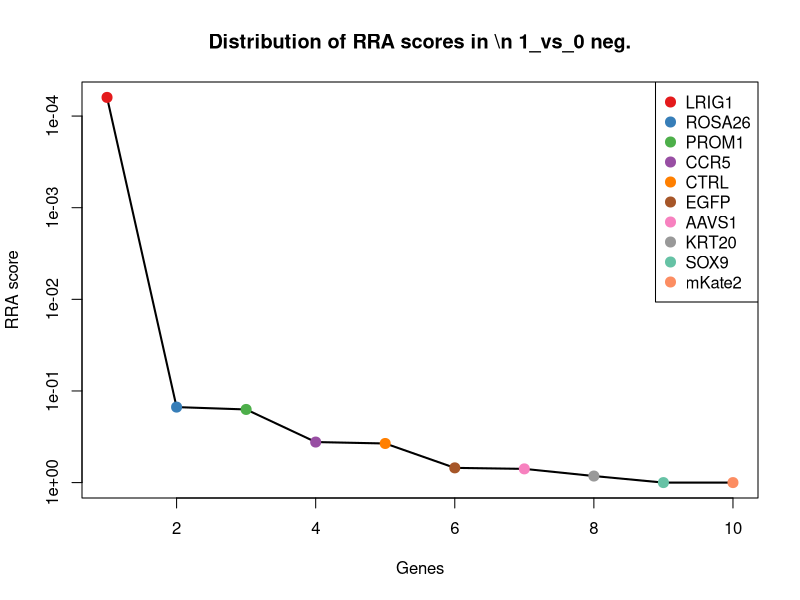
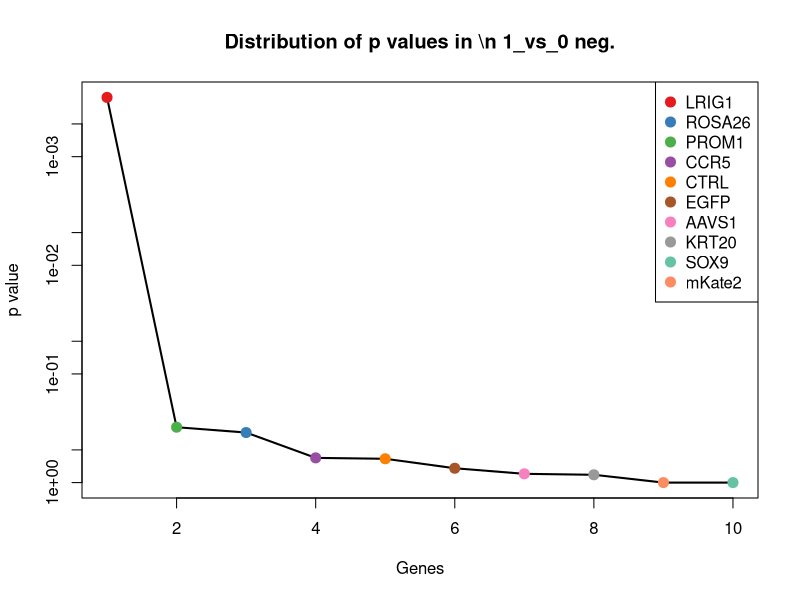
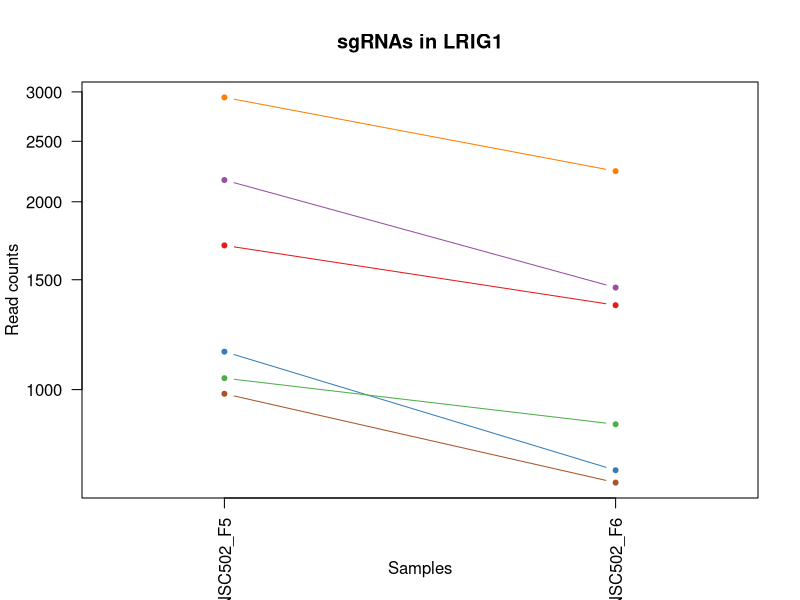
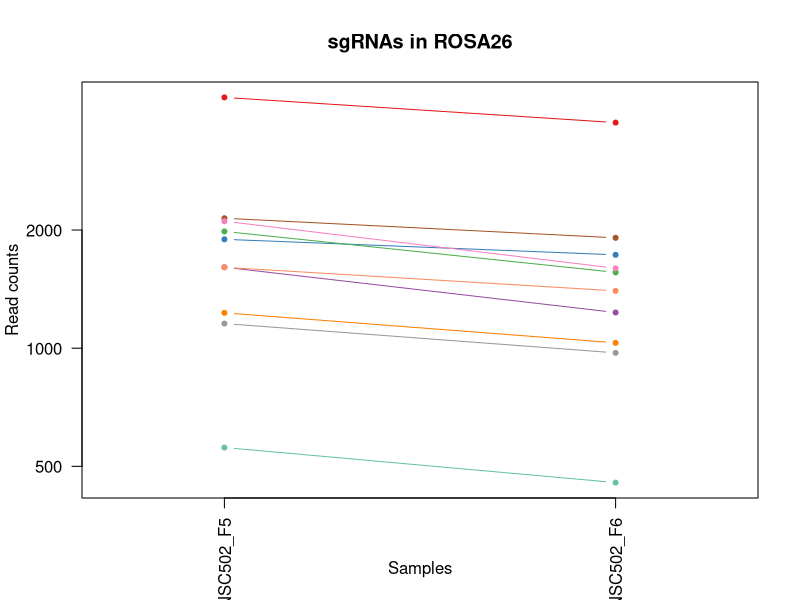
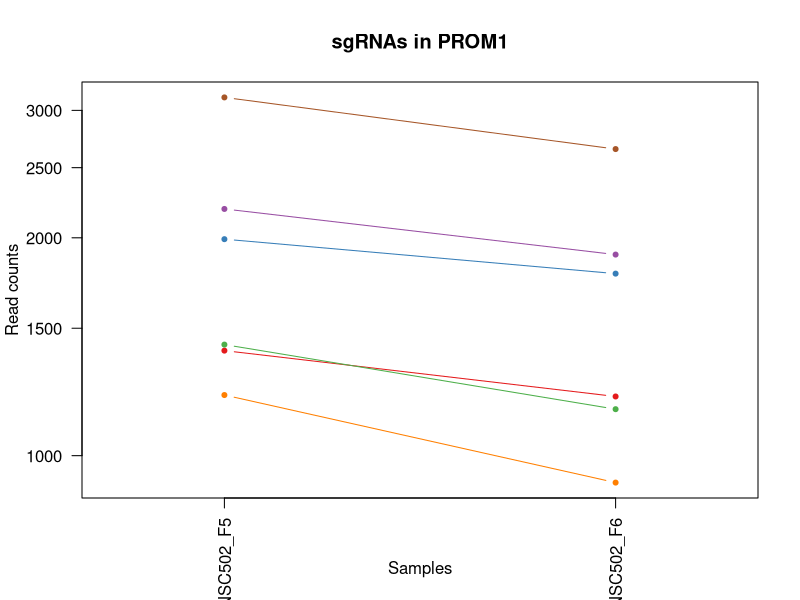
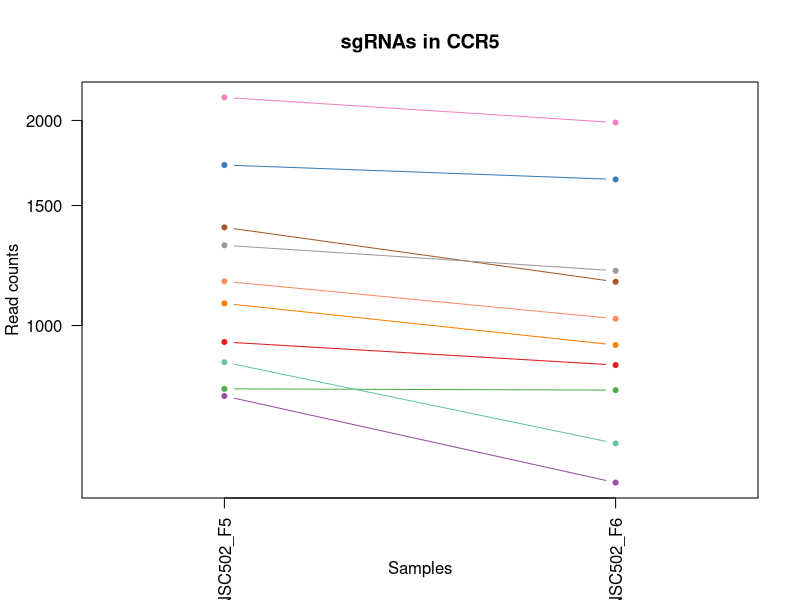
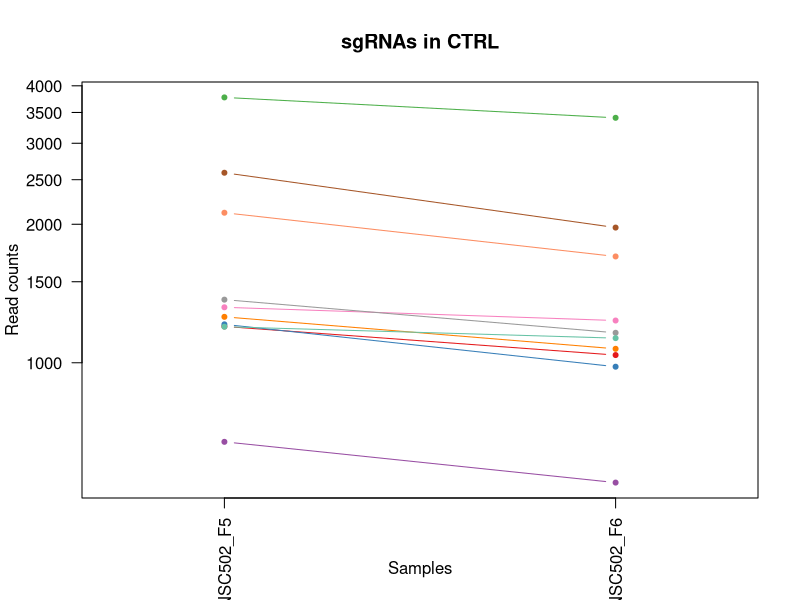
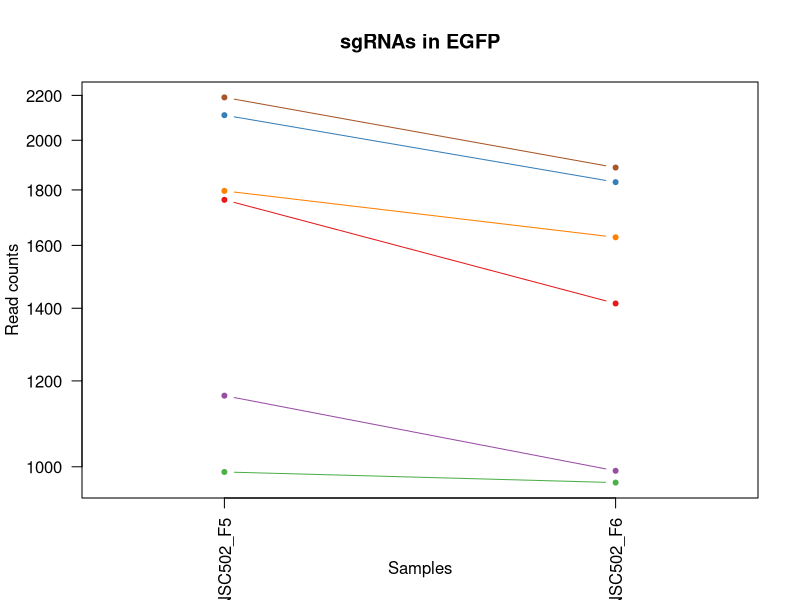

Write R code to recreate these figures, in order. (Note: this script raises an error after producing the figures.)
pdf(file='S2A_c0_t1.pdf',width=4.5,height=4.5);
gstable=read.table('S2A_c0_t1.gene_summary.txt',header=T)
# 
#
# parameters
# Do not modify the variables beginning with "__"

# gstablename='__GENE_SUMMARY_FILE__'
startindex=3
# outputfile='__OUTPUT_FILE__'
targetgenelist=c("LRIG1","ROSA26","PROM1","CCR5","CTRL","EGFP","AAVS1","KRT20","SOX9","mKate2")
# samplelabel=sub('.\\w+.\\w+$','',colnames(gstable)[startindex]);
samplelabel='1_vs_0 neg.'


# You need to write some codes in front of this code:
# gstable=read.table(gstablename,header=T)
# pdf(file=outputfile,width=6,height=6)


# set up color using RColorBrewer
#library(RColorBrewer)
#colors <- brewer.pal(length(targetgenelist), "Set1")

colors=c( "#E41A1C", "#377EB8", "#4DAF4A", "#984EA3", "#FF7F00",  "#A65628", "#F781BF",
          "#999999", "#66C2A5", "#FC8D62", "#8DA0CB", "#E78AC3", "#A6D854", "#FFD92F", "#E5C494", "#B3B3B3", 
          "#8DD3C7", "#FFFFB3", "#BEBADA", "#FB8072", "#80B1D3", "#FDB462", "#B3DE69", "#FCCDE5",
          "#D9D9D9", "#BC80BD", "#CCEBC5", "#FFED6F")

######
# function definition

plotrankedvalues<-function(val, tglist, ...){
  
  plot(val,log='y',ylim=c(max(val),min(val)),type='l',lwd=2, ...)
  if(length(tglist)>0){
    for(i in 1:length(tglist)){
      targetgene=tglist[i];
      tx=which(names(val)==targetgene);ty=val[targetgene];
      points(tx,ty,col=colors[(i %% length(colors)) ],cex=2,pch=20)
      # text(tx+50,ty,targetgene,col=colors[i])
    }
    legend('topright',tglist,pch=20,pt.cex = 2,cex=1,col=colors)
  }
}



plotrandvalues<-function(val,targetgenelist, ...){
  # choose the one with the best distance distribution
  
  mindiffvalue=0;
  randval=val;
  for(i in 1:20){
    randval0=sample(val)
    vindex=sort(which(names(randval0) %in% targetgenelist))
    if(max(vindex)>0.9*length(val)){
      # print('pass...')
      next;
    }
    mindiffind=min(diff(vindex));
    if (mindiffind > mindiffvalue){
      mindiffvalue=mindiffind;
      randval=randval0;
      # print(paste('Diff: ',mindiffvalue))
    }
  }
  plot(randval,log='y',ylim=c(max(randval),min(randval)),pch=20,col='grey', ...)
  
  if(length(targetgenelist)>0){
    for(i in 1:length(targetgenelist)){
      targetgene=targetgenelist[i];
      tx=which(names(randval)==targetgene);ty=randval[targetgene];
      points(tx,ty,col=colors[(i %% length(colors)) ],cex=2,pch=20)
      text(tx+50,ty,targetgene,col=colors[i])
    }
  }
  
}




# set.seed(1235)



pvec=gstable[,startindex]
names(pvec)=gstable[,'id']
pvec=sort(pvec);

plotrankedvalues(pvec,targetgenelist,xlab='Genes',ylab='RRA score',main=paste('Distribution of RRA scores in \\n',samplelabel))

# plotrandvalues(pvec,targetgenelist,xlab='Genes',ylab='RRA score',main=paste('Distribution of RRA scores in \\n',samplelabel))


pvec=gstable[,startindex+1]
names(pvec)=gstable[,'id']
pvec=sort(pvec);

plotrankedvalues(pvec,targetgenelist,xlab='Genes',ylab='p value',main=paste('Distribution of p values in \\n',samplelabel))

# plotrandvalues(pvec,targetgenelist,xlab='Genes',ylab='p value',main=paste('Distribution of p values in \\n',samplelabel))



# you need to write after this code:
# dev.off()






# parameters
# Do not modify the variables beginning with "__"
targetmat=list(c(1701.538560332467,1364.3423621468799),c(1149.2774097332444,741.6236559738206),c(1042.034036451744,878.9159691458337),c(2165.9783658822716,1456.2791790031388),c(2938.637315115129,2238.355034393713),c(983.7679517554957,708.5264019055675))
targetgene="LRIG1"
collabel=c("S13_MNSC502_F5","S14_MNSC502_F6")

# set up color using RColorBrewer
#library(RColorBrewer)
#colors <- brewer.pal(length(targetgenelist), "Set1")

colors=c( "#E41A1C", "#377EB8", "#4DAF4A", "#984EA3", "#FF7F00",  "#A65628", "#F781BF",
          "#999999", "#66C2A5", "#FC8D62", "#8DA0CB", "#E78AC3", "#A6D854", "#FFD92F", "#E5C494", "#B3B3B3", 
          "#8DD3C7", "#FFFFB3", "#BEBADA", "#FB8072", "#80B1D3", "#FDB462", "#B3DE69", "#FCCDE5",
          "#D9D9D9", "#BC80BD", "#CCEBC5", "#FFED6F")


## code

targetmatvec=unlist(targetmat)+1
yrange=range(targetmatvec[targetmatvec>0]);
# yrange[1]=1; # set the minimum value to 1
for(i in 1:length(targetmat)){
  vali=targetmat[[i]]+1;
  if(i==1){
    plot(1:length(vali),vali,type='b',las=1,pch=20,main=paste('sgRNAs in',targetgene),ylab='Read counts',xlab='Samples',xlim=c(0.7,length(vali)+0.3),ylim = yrange,col=colors[(i %% length(colors))],xaxt='n',log='y')
    axis(1,at=1:length(vali),labels=(collabel),las=2)
    # lines(0:100,rep(1,101),col='black');
  }else{
    lines(1:length(vali),vali,type='b',pch=20,col=colors[(i %% length(colors))])
  }
}




# parameters
# Do not modify the variables beginning with "__"
targetmat=list(c(4353.912068026898,3755.9254246343576),c(1893.2255346230227,1728.4121568976645),c(1982.7357516926213,1559.2484138821485),c(1606.9617272023247,1231.9533458738674),c(1229.498830691847,1030.9181730148482),c(2142.334157599736,1909.834142160682),c(2105.178973155752,1597.2489648494022),c(1154.3440257937878,972.0786102268426),c(557.3277666597658,453.5549631575432),c(1606.1172911922342,1398.6654404398832))
targetgene="ROSA26"
collabel=c("S13_MNSC502_F5","S14_MNSC502_F6")

# set up color using RColorBrewer
#library(RColorBrewer)
#colors <- brewer.pal(length(targetgenelist), "Set1")

colors=c( "#E41A1C", "#377EB8", "#4DAF4A", "#984EA3", "#FF7F00",  "#A65628", "#F781BF",
          "#999999", "#66C2A5", "#FC8D62", "#8DA0CB", "#E78AC3", "#A6D854", "#FFD92F", "#E5C494", "#B3B3B3", 
          "#8DD3C7", "#FFFFB3", "#BEBADA", "#FB8072", "#80B1D3", "#FDB462", "#B3DE69", "#FCCDE5",
          "#D9D9D9", "#BC80BD", "#CCEBC5", "#FFED6F")


## code

targetmatvec=unlist(targetmat)+1
yrange=range(targetmatvec[targetmatvec>0]);
# yrange[1]=1; # set the minimum value to 1
for(i in 1:length(targetmat)){
  vali=targetmat[[i]]+1;
  if(i==1){
    plot(1:length(vali),vali,type='b',las=1,pch=20,main=paste('sgRNAs in',targetgene),ylab='Read counts',xlab='Samples',xlim=c(0.7,length(vali)+0.3),ylim = yrange,col=colors[(i %% length(colors))],xaxt='n',log='y')
    axis(1,at=1:length(vali),labels=(collabel),las=2)
    # lines(0:100,rep(1,101),col='black');
  }else{
    lines(1:length(vali),vali,type='b',pch=20,col=colors[(i %% length(colors))])
  }
}




# parameters
# Do not modify the variables beginning with "__"
targetmat=list(c(1395.8527246796862,1206.2110371541148),c(1990.3356757834363,1783.5742470114199),c(1422.874677002584,1158.4038923888604),c(2191.311446184988,1895.1242514636806),c(1211.7656744799453,916.9165201130874),c(3125.2576733451415,2651.4577981345024))
targetgene="PROM1"
collabel=c("S13_MNSC502_F5","S14_MNSC502_F6")

# set up color using RColorBrewer
#library(RColorBrewer)
#colors <- brewer.pal(length(targetgenelist), "Set1")

colors=c( "#E41A1C", "#377EB8", "#4DAF4A", "#984EA3", "#FF7F00",  "#A65628", "#F781BF",
          "#999999", "#66C2A5", "#FC8D62", "#8DA0CB", "#E78AC3", "#A6D854", "#FFD92F", "#E5C494", "#B3B3B3", 
          "#8DD3C7", "#FFFFB3", "#BEBADA", "#FB8072", "#80B1D3", "#FDB462", "#B3DE69", "#FCCDE5",
          "#D9D9D9", "#BC80BD", "#CCEBC5", "#FFED6F")


## code

targetmatvec=unlist(targetmat)+1
yrange=range(targetmatvec[targetmatvec>0]);
# yrange[1]=1; # set the minimum value to 1
for(i in 1:length(targetmat)){
  vali=targetmat[[i]]+1;
  if(i==1){
    plot(1:length(vali),vali,type='b',las=1,pch=20,main=paste('sgRNAs in',targetgene),ylab='Read counts',xlab='Samples',xlim=c(0.7,length(vali)+0.3),ylim = yrange,col=colors[(i %% length(colors))],xaxt='n',log='y')
    axis(1,at=1:length(vali),labels=(collabel),las=2)
    # lines(0:100,rep(1,101),col='black');
  }else{
    lines(1:length(vali),vali,type='b',pch=20,col=colors[(i %% length(colors))])
  }
}




# parameters
# Do not modify the variables beginning with "__"
targetmat=list(c(944.9238952913302,874.0126722468333),c(1719.2717165443685,1637.701164266156),c(806.4363896364792,802.9148672113265),c(787.0143614043966,587.1698036553059),c(1076.6559128654567,935.303883484339),c(1392.474980639324,1158.4038923888604),c(2160.9117498217283,1984.609419870439),c(1310.5646876605401,1202.5335644798645),c(882.4356305446291,670.5258509383139),c(1160.2550778644215,1022.3374034415974))
targetgene="CCR5"
collabel=c("S13_MNSC502_F5","S14_MNSC502_F6")

# set up color using RColorBrewer
#library(RColorBrewer)
#colors <- brewer.pal(length(targetgenelist), "Set1")

colors=c( "#E41A1C", "#377EB8", "#4DAF4A", "#984EA3", "#FF7F00",  "#A65628", "#F781BF",
          "#999999", "#66C2A5", "#FC8D62", "#8DA0CB", "#E78AC3", "#A6D854", "#FFD92F", "#E5C494", "#B3B3B3", 
          "#8DD3C7", "#FFFFB3", "#BEBADA", "#FB8072", "#80B1D3", "#FDB462", "#B3DE69", "#FCCDE5",
          "#D9D9D9", "#BC80BD", "#CCEBC5", "#FFED6F")


## code

targetmatvec=unlist(targetmat)+1
yrange=range(targetmatvec[targetmatvec>0]);
# yrange[1]=1; # set the minimum value to 1
for(i in 1:length(targetmat)){
  vali=targetmat[[i]]+1;
  if(i==1){
    plot(1:length(vali),vali,type='b',las=1,pch=20,main=paste('sgRNAs in',targetgene),ylab='Read counts',xlab='Samples',xlim=c(0.7,length(vali)+0.3),ylim = yrange,col=colors[(i %% length(colors))],xaxt='n',log='y')
    axis(1,at=1:length(vali),labels=(collabel),las=2)
    # lines(0:100,rep(1,101),col='black');
  }else{
    lines(1:length(vali),vali,type='b',pch=20,col=colors[(i %% length(colors))])
  }
}




# parameters
# Do not modify the variables beginning with "__"
targetmat=list(c(1198.2546983184964,1038.2731183633489),c(1210.9212384698549,979.4335555753433),c(3772.9400930845964,3406.5655205805747),c(672.1710640320812,547.9434284633022),c(1257.3652190248354,1071.3703724316022),c(2587.351934917458,1966.2220564991874),c(1319.0090477614458,1234.4049943233676),c(1370.5196443769696,1160.8555408383606),c(1196.5658262983154,1130.2099352196076),c(2117.84551330711,1701.444023953162))
targetgene="CTRL"
collabel=c("S13_MNSC502_F5","S14_MNSC502_F6")

# set up color using RColorBrewer
#library(RColorBrewer)
#colors <- brewer.pal(length(targetgenelist), "Set1")

colors=c( "#E41A1C", "#377EB8", "#4DAF4A", "#984EA3", "#FF7F00",  "#A65628", "#F781BF",
          "#999999", "#66C2A5", "#FC8D62", "#8DA0CB", "#E78AC3", "#A6D854", "#FFD92F", "#E5C494", "#B3B3B3", 
          "#8DD3C7", "#FFFFB3", "#BEBADA", "#FB8072", "#80B1D3", "#FDB462", "#B3DE69", "#FCCDE5",
          "#D9D9D9", "#BC80BD", "#CCEBC5", "#FFED6F")


## code

targetmatvec=unlist(targetmat)+1
yrange=range(targetmatvec[targetmatvec>0]);
# yrange[1]=1; # set the minimum value to 1
for(i in 1:length(targetmat)){
  vali=targetmat[[i]]+1;
  if(i==1){
    plot(1:length(vali),vali,type='b',las=1,pch=20,main=paste('sgRNAs in',targetgene),ylab='Read counts',xlab='Samples',xlim=c(0.7,length(vali)+0.3),ylim = yrange,col=colors[(i %% length(colors))],xaxt='n',log='y')
    axis(1,at=1:length(vali),labels=(collabel),las=2)
    # lines(0:100,rep(1,101),col='black');
  }else{
    lines(1:length(vali),vali,type='b',pch=20,col=colors[(i %% length(colors))])
  }
}




# parameters
# Do not modify the variables beginning with "__"
targetmat=list(c(1761.4935170488961,1413.3753311368846),c(2108.556717196114,1828.9297433271743),c(987.9901318059485,965.949489103092),c(1161.9439498846027,990.4659735980944),c(1795.2709574525184,1626.668746243405),c(2189.6225741648072,1886.5434818904298))
targetgene="EGFP"
collabel=c("S13_MNSC502_F5","S14_MNSC502_F6")

# set up color using RColorBrewer
#library(RColorBrewer)
#colors <- brewer.pal(length(targetgenelist), "Set1")

colors=c( "#E41A1C", "#377EB8", "#4DAF4A", "#984EA3", "#FF7F00",  "#A65628", "#F781BF",
          "#999999", "#66C2A5", "#FC8D62", "#8DA0CB", "#E78AC3", "#A6D854", "#FFD92F", "#E5C494", "#B3B3B3", 
          "#8DD3C7", "#FFFFB3", "#BEBADA", "#FB8072", "#80B1D3", "#FDB462", "#B3DE69", "#FCCDE5",
          "#D9D9D9", "#BC80BD", "#CCEBC5", "#FFED6F")


## code

targetmatvec=unlist(targetmat)+1
yrange=range(targetmatvec[targetmatvec>0]);
# yrange[1]=1; # set the minimum value to 1
for(i in 1:length(targetmat)){
  vali=targetmat[[i]]+1;
  if(i==1){
    plot(1:length(vali),vali,type='b',las=1,pch=20,main=paste('sgRNAs in',targetgene),ylab='Read counts',xlab='Samples',xlim=c(0.7,length(vali)+0.3),ylim = yrange,col=colors[(i %% length(colors))],xaxt='n',log='y')
    axis(1,at=1:length(vali),labels=(collabel),las=2)
    # lines(0:100,rep(1,101),col='black');
  }else{
    lines(1:length(vali),vali,type='b',pch=20,col=colors[(i %% length(colors))])
  }
}




# parameters
# Do not modify the variables beginning with "__"
targetmat=list(c(1868.7368903303966,1467.3115970258898),c(1359.5419762457923,1352.0841198993787),c(1126.4776374607993,1094.6610327018543),c(667.9488839816285,596.9763974533068),c(1277.6316832670086,1082.4027904543532),c(489.7728858525215,433.94177556154136),c(1059.7671926636456,867.8835511230827),c(2024.1131161870585,1684.2824848066605),c(499.9061179736081,490.32968990004673),c(695.8152723146167,674.2033236125642))
targetgene="AAVS1"
collabel=c("S13_MNSC502_F5","S14_MNSC502_F6")

# set up color using RColorBrewer
#library(RColorBrewer)
#colors <- brewer.pal(length(targetgenelist), "Set1")

colors=c( "#E41A1C", "#377EB8", "#4DAF4A", "#984EA3", "#FF7F00",  "#A65628", "#F781BF",
          "#999999", "#66C2A5", "#FC8D62", "#8DA0CB", "#E78AC3", "#A6D854", "#FFD92F", "#E5C494", "#B3B3B3", 
          "#8DD3C7", "#FFFFB3", "#BEBADA", "#FB8072", "#80B1D3", "#FDB462", "#B3DE69", "#FCCDE5",
          "#D9D9D9", "#BC80BD", "#CCEBC5", "#FFED6F")


## code

targetmatvec=unlist(targetmat)+1
yrange=range(targetmatvec[targetmatvec>0]);
# yrange[1]=1; # set the minimum value to 1
for(i in 1:length(targetmat)){
  vali=targetmat[[i]]+1;
  if(i==1){
    plot(1:length(vali),vali,type='b',las=1,pch=20,main=paste('sgRNAs in',targetgene),ylab='Read counts',xlab='Samples',xlim=c(0.7,length(vali)+0.3),ylim = yrange,col=colors[(i %% length(colors))],xaxt='n',log='y')
    axis(1,at=1:length(vali),labels=(collabel),las=2)
    # lines(0:100,rep(1,101),col='black');
  }else{
    lines(1:length(vali),vali,type='b',pch=20,col=colors[(i %% length(colors))])
  }
}




# parameters
# Do not modify the variables beginning with "__"
targetmat=list(c(1252.298602964292,1060.337954408851),c(1753.8935929580812,1608.2813828721532),c(1514.0737660923637,1268.7280726163708),c(718.6150445870617,647.2351906680617),c(2188.7781381547165,1847.317106698426),c(1113.811097309441,952.4654226308407))
targetgene="KRT20"
collabel=c("S13_MNSC502_F5","S14_MNSC502_F6")

# set up color using RColorBrewer
#library(RColorBrewer)
#colors <- brewer.pal(length(targetgenelist), "Set1")

colors=c( "#E41A1C", "#377EB8", "#4DAF4A", "#984EA3", "#FF7F00",  "#A65628", "#F781BF",
          "#999999", "#66C2A5", "#FC8D62", "#8DA0CB", "#E78AC3", "#A6D854", "#FFD92F", "#E5C494", "#B3B3B3", 
          "#8DD3C7", "#FFFFB3", "#BEBADA", "#FB8072", "#80B1D3", "#FDB462", "#B3DE69", "#FCCDE5",
          "#D9D9D9", "#BC80BD", "#CCEBC5", "#FFED6F")


## code

targetmatvec=unlist(targetmat)+1
yrange=range(targetmatvec[targetmatvec>0]);
# yrange[1]=1; # set the minimum value to 1
for(i in 1:length(targetmat)){
  vali=targetmat[[i]]+1;
  if(i==1){
    plot(1:length(vali),vali,type='b',las=1,pch=20,main=paste('sgRNAs in',targetgene),ylab='Read counts',xlab='Samples',xlim=c(0.7,length(vali)+0.3),ylim = yrange,col=colors[(i %% length(colors))],xaxt='n',log='y')
    axis(1,at=1:length(vali),labels=(collabel),las=2)
    # lines(0:100,rep(1,101),col='black');
  }else{
    lines(1:length(vali),vali,type='b',pch=20,col=colors[(i %% length(colors))])
  }
}




# parameters
# Do not modify the variables beginning with "__"
targetmat=list(c(1373.0529524072413,2497.0039458159877),c(1061.4560646838268,2009.1259043654413),c(651.0601637798173,1157.1780681641103),c(601.2384391844746,1113.048396073106),c(1177.1437980662326,2440.6160314774825),c(1546.1623344758048,2511.7138365129895))
targetgene="SOX9"
collabel=c("S13_MNSC502_F5","S14_MNSC502_F6")

# set up color using RColorBrewer
#library(RColorBrewer)
#colors <- brewer.pal(length(targetgenelist), "Set1")

colors=c( "#E41A1C", "#377EB8", "#4DAF4A", "#984EA3", "#FF7F00",  "#A65628", "#F781BF",
          "#999999", "#66C2A5", "#FC8D62", "#8DA0CB", "#E78AC3", "#A6D854", "#FFD92F", "#E5C494", "#B3B3B3", 
          "#8DD3C7", "#FFFFB3", "#BEBADA", "#FB8072", "#80B1D3", "#FDB462", "#B3DE69", "#FCCDE5",
          "#D9D9D9", "#BC80BD", "#CCEBC5", "#FFED6F")


## code

targetmatvec=unlist(targetmat)+1
yrange=range(targetmatvec[targetmatvec>0]);
# yrange[1]=1; # set the minimum value to 1
for(i in 1:length(targetmat)){
  vali=targetmat[[i]]+1;
  if(i==1){
    plot(1:length(vali),vali,type='b',las=1,pch=20,main=paste('sgRNAs in',targetgene),ylab='Read counts',xlab='Samples',xlim=c(0.7,length(vali)+0.3),ylim = yrange,col=colors[(i %% length(colors))],xaxt='n',log='y')
    axis(1,at=1:length(vali),labels=(collabel),las=2)
    # lines(0:100,rep(1,101),col='black');
  }else{
    lines(1:length(vali),vali,type='b',pch=20,col=colors[(i %% length(colors))])
  }
}




# parameters
# Do not modify the variables beginning with "__"
targetmat=list(c(766.7478971622232,2641.6512043365015),c(862.1691663024559,2842.686377195521),c(790.3921054447587,2561.972629727744),c(828.3917258988337,1565.377535005899),c(720.3039166072427,2009.1259043654413),c(1242.1653708432052,3190.820457024554))
targetgene="mKate2"
collabel=c("S13_MNSC502_F5","S14_MNSC502_F6")

# set up color using RColorBrewer
#library(RColorBrewer)
#colors <- brewer.pal(length(targetgenelist), "Set1")

colors=c( "#E41A1C", "#377EB8", "#4DAF4A", "#984EA3", "#FF7F00",  "#A65628", "#F781BF",
          "#999999", "#66C2A5", "#FC8D62", "#8DA0CB", "#E78AC3", "#A6D854", "#FFD92F", "#E5C494", "#B3B3B3", 
          "#8DD3C7", "#FFFFB3", "#BEBADA", "#FB8072", "#80B1D3", "#FDB462", "#B3DE69", "#FCCDE5",
          "#D9D9D9", "#BC80BD", "#CCEBC5", "#FFED6F")


## code

targetmatvec=unlist(targetmat)+1
yrange=range(targetmatvec[targetmatvec>0]);
# yrange[1]=1; # set the minimum value to 1
for(i in 1:length(targetmat)){
  vali=targetmat[[i]]+1;
  if(i==1){
    plot(1:length(vali),vali,type='b',las=1,pch=20,main=paste('sgRNAs in',targetgene),ylab='Read counts',xlab='Samples',xlim=c(0.7,length(vali)+0.3),ylim = yrange,col=colors[(i %% length(colors))],xaxt='n',log='y')
    axis(1,at=1:length(vali),labels=(collabel),las=2)
    # lines(0:100,rep(1,101),col='black');
  }else{
    lines(1:length(vali),vali,type='b',pch=20,col=colors[(i %% length(colors))])
  }
}



# 
#
# parameters
# Do not modify the variables beginning with "__"

# gstablename='__GENE_SUMMARY_FILE__'
startindex=9
# outputfile='__OUTPUT_FILE__'
targetgenelist=c("mKate2","SOX9","EGFP","AAVS1","CCR5","KRT20","CTRL","PROM1","ROSA26","LRIG1")
# samplelabel=sub('.\\w+.\\w+$','',colnames(gstable)[startindex]);
samplelabel='1_vs_0 pos.'


# You need to write some codes in front of this code:
# gstable=read.table(gstablename,header=T)
# pdf(file=outputfile,width=6,height=6)


# set up color using RColorBrewer
#library(RColorBrewer)
#colors <- brewer.pal(length(targetgenelist), "Set1")

colors=c( "#E41A1C", "#377EB8", "#4DAF4A", "#984EA3", "#FF7F00",  "#A65628", "#F781BF",
          "#999999", "#66C2A5", "#FC8D62", "#8DA0CB", "#E78AC3", "#A6D854", "#FFD92F", "#E5C494", "#B3B3B3", 
          "#8DD3C7", "#FFFFB3", "#BEBADA", "#FB8072", "#80B1D3", "#FDB462", "#B3DE69", "#FCCDE5",
          "#D9D9D9", "#BC80BD", "#CCEBC5", "#FFED6F")

######
# function definition

plotrankedvalues<-function(val, tglist, ...){
  
  plot(val,log='y',ylim=c(max(val),min(val)),type='l',lwd=2, ...)
  if(length(tglist)>0){
    for(i in 1:length(tglist)){
      targetgene=tglist[i];
      tx=which(names(val)==targetgene);ty=val[targetgene];
      points(tx,ty,col=colors[(i %% length(colors)) ],cex=2,pch=20)
      # text(tx+50,ty,targetgene,col=colors[i])
    }
    legend('topright',tglist,pch=20,pt.cex = 2,cex=1,col=colors)
  }
}



plotrandvalues<-function(val,targetgenelist, ...){
  # choose the one with the best distance distribution
  
  mindiffvalue=0;
  randval=val;
  for(i in 1:20){
    randval0=sample(val)
    vindex=sort(which(names(randval0) %in% targetgenelist))
    if(max(vindex)>0.9*length(val)){
      # print('pass...')
      next;
    }
    mindiffind=min(diff(vindex));
    if (mindiffind > mindiffvalue){
      mindiffvalue=mindiffind;
      randval=randval0;
      # print(paste('Diff: ',mindiffvalue))
    }
  }
  plot(randval,log='y',ylim=c(max(randval),min(randval)),pch=20,col='grey', ...)
  
  if(length(targetgenelist)>0){
    for(i in 1:length(targetgenelist)){
      targetgene=targetgenelist[i];
      tx=which(names(randval)==targetgene);ty=randval[targetgene];
      points(tx,ty,col=colors[(i %% length(colors)) ],cex=2,pch=20)
      text(tx+50,ty,targetgene,col=colors[i])
    }
  }
  
}




# set.seed(1235)



pvec=gstable[,startindex]
names(pvec)=gstable[,'id']
pvec=sort(pvec);

plotrankedvalues(pvec,targetgenelist,xlab='Genes',ylab='RRA score',main=paste('Distribution of RRA scores in \\n',samplelabel))

# plotrandvalues(pvec,targetgenelist,xlab='Genes',ylab='RRA score',main=paste('Distribution of RRA scores in \\n',samplelabel))


pvec=gstable[,startindex+1]
names(pvec)=gstable[,'id']
pvec=sort(pvec);

plotrankedvalues(pvec,targetgenelist,xlab='Genes',ylab='p value',main=paste('Distribution of p values in \\n',samplelabel))

# plotrandvalues(pvec,targetgenelist,xlab='Genes',ylab='p value',main=paste('Distribution of p values in \\n',samplelabel))



# you need to write after this code:
# dev.off()






# parameters
# Do not modify the variables beginning with "__"
targetmat=list(c(766.7478971622232,2641.6512043365015),c(862.1691663024559,2842.686377195521),c(790.3921054447587,2561.972629727744),c(828.3917258988337,1565.377535005899),c(720.3039166072427,2009.1259043654413),c(1242.1653708432052,3190.820457024554))
targetgene="mKate2"
collabel=c("S13_MNSC502_F5","S14_MNSC502_F6")

# set up color using RColorBrewer
#library(RColorBrewer)
#colors <- brewer.pal(length(targetgenelist), "Set1")

colors=c( "#E41A1C", "#377EB8", "#4DAF4A", "#984EA3", "#FF7F00",  "#A65628", "#F781BF",
          "#999999", "#66C2A5", "#FC8D62", "#8DA0CB", "#E78AC3", "#A6D854", "#FFD92F", "#E5C494", "#B3B3B3", 
          "#8DD3C7", "#FFFFB3", "#BEBADA", "#FB8072", "#80B1D3", "#FDB462", "#B3DE69", "#FCCDE5",
          "#D9D9D9", "#BC80BD", "#CCEBC5", "#FFED6F")


## code

targetmatvec=unlist(targetmat)+1
yrange=range(targetmatvec[targetmatvec>0]);
# yrange[1]=1; # set the minimum value to 1
for(i in 1:length(targetmat)){
  vali=targetmat[[i]]+1;
  if(i==1){
    plot(1:length(vali),vali,type='b',las=1,pch=20,main=paste('sgRNAs in',targetgene),ylab='Read counts',xlab='Samples',xlim=c(0.7,length(vali)+0.3),ylim = yrange,col=colors[(i %% length(colors))],xaxt='n',log='y')
    axis(1,at=1:length(vali),labels=(collabel),las=2)
    # lines(0:100,rep(1,101),col='black');
  }else{
    lines(1:length(vali),vali,type='b',pch=20,col=colors[(i %% length(colors))])
  }
}




# parameters
# Do not modify the variables beginning with "__"
targetmat=list(c(1373.0529524072413,2497.0039458159877),c(1061.4560646838268,2009.1259043654413),c(651.0601637798173,1157.1780681641103),c(601.2384391844746,1113.048396073106),c(1177.1437980662326,2440.6160314774825),c(1546.1623344758048,2511.7138365129895))
targetgene="SOX9"
collabel=c("S13_MNSC502_F5","S14_MNSC502_F6")

# set up color using RColorBrewer
#library(RColorBrewer)
#colors <- brewer.pal(length(targetgenelist), "Set1")

colors=c( "#E41A1C", "#377EB8", "#4DAF4A", "#984EA3", "#FF7F00",  "#A65628", "#F781BF",
          "#999999", "#66C2A5", "#FC8D62", "#8DA0CB", "#E78AC3", "#A6D854", "#FFD92F", "#E5C494", "#B3B3B3", 
          "#8DD3C7", "#FFFFB3", "#BEBADA", "#FB8072", "#80B1D3", "#FDB462", "#B3DE69", "#FCCDE5",
          "#D9D9D9", "#BC80BD", "#CCEBC5", "#FFED6F")


## code

targetmatvec=unlist(targetmat)+1
yrange=range(targetmatvec[targetmatvec>0]);
# yrange[1]=1; # set the minimum value to 1
for(i in 1:length(targetmat)){
  vali=targetmat[[i]]+1;
  if(i==1){
    plot(1:length(vali),vali,type='b',las=1,pch=20,main=paste('sgRNAs in',targetgene),ylab='Read counts',xlab='Samples',xlim=c(0.7,length(vali)+0.3),ylim = yrange,col=colors[(i %% length(colors))],xaxt='n',log='y')
    axis(1,at=1:length(vali),labels=(collabel),las=2)
    # lines(0:100,rep(1,101),col='black');
  }else{
    lines(1:length(vali),vali,type='b',pch=20,col=colors[(i %% length(colors))])
  }
}




# parameters
# Do not modify the variables beginning with "__"
targetmat=list(c(1761.4935170488961,1413.3753311368846),c(2108.556717196114,1828.9297433271743),c(987.9901318059485,965.949489103092),c(1161.9439498846027,990.4659735980944),c(1795.2709574525184,1626.668746243405),c(2189.6225741648072,1886.5434818904298))
targetgene="EGFP"
collabel=c("S13_MNSC502_F5","S14_MNSC502_F6")

# set up color using RColorBrewer
#library(RColorBrewer)
#colors <- brewer.pal(length(targetgenelist), "Set1")

colors=c( "#E41A1C", "#377EB8", "#4DAF4A", "#984EA3", "#FF7F00",  "#A65628", "#F781BF",
          "#999999", "#66C2A5", "#FC8D62", "#8DA0CB", "#E78AC3", "#A6D854", "#FFD92F", "#E5C494", "#B3B3B3", 
          "#8DD3C7", "#FFFFB3", "#BEBADA", "#FB8072", "#80B1D3", "#FDB462", "#B3DE69", "#FCCDE5",
          "#D9D9D9", "#BC80BD", "#CCEBC5", "#FFED6F")


## code

targetmatvec=unlist(targetmat)+1
yrange=range(targetmatvec[targetmatvec>0]);
# yrange[1]=1; # set the minimum value to 1
for(i in 1:length(targetmat)){
  vali=targetmat[[i]]+1;
  if(i==1){
    plot(1:length(vali),vali,type='b',las=1,pch=20,main=paste('sgRNAs in',targetgene),ylab='Read counts',xlab='Samples',xlim=c(0.7,length(vali)+0.3),ylim = yrange,col=colors[(i %% length(colors))],xaxt='n',log='y')
    axis(1,at=1:length(vali),labels=(collabel),las=2)
    # lines(0:100,rep(1,101),col='black');
  }else{
    lines(1:length(vali),vali,type='b',pch=20,col=colors[(i %% length(colors))])
  }
}




# parameters
# Do not modify the variables beginning with "__"
targetmat=list(c(1868.7368903303966,1467.3115970258898),c(1359.5419762457923,1352.0841198993787),c(1126.4776374607993,1094.6610327018543),c(667.9488839816285,596.9763974533068),c(1277.6316832670086,1082.4027904543532),c(489.7728858525215,433.94177556154136),c(1059.7671926636456,867.8835511230827),c(2024.1131161870585,1684.2824848066605),c(499.9061179736081,490.32968990004673),c(695.8152723146167,674.2033236125642))
targetgene="AAVS1"
collabel=c("S13_MNSC502_F5","S14_MNSC502_F6")

# set up color using RColorBrewer
#library(RColorBrewer)
#colors <- brewer.pal(length(targetgenelist), "Set1")

colors=c( "#E41A1C", "#377EB8", "#4DAF4A", "#984EA3", "#FF7F00",  "#A65628", "#F781BF",
          "#999999", "#66C2A5", "#FC8D62", "#8DA0CB", "#E78AC3", "#A6D854", "#FFD92F", "#E5C494", "#B3B3B3", 
          "#8DD3C7", "#FFFFB3", "#BEBADA", "#FB8072", "#80B1D3", "#FDB462", "#B3DE69", "#FCCDE5",
          "#D9D9D9", "#BC80BD", "#CCEBC5", "#FFED6F")


## code

targetmatvec=unlist(targetmat)+1
yrange=range(targetmatvec[targetmatvec>0]);
# yrange[1]=1; # set the minimum value to 1
for(i in 1:length(targetmat)){
  vali=targetmat[[i]]+1;
  if(i==1){
    plot(1:length(vali),vali,type='b',las=1,pch=20,main=paste('sgRNAs in',targetgene),ylab='Read counts',xlab='Samples',xlim=c(0.7,length(vali)+0.3),ylim = yrange,col=colors[(i %% length(colors))],xaxt='n',log='y')
    axis(1,at=1:length(vali),labels=(collabel),las=2)
    # lines(0:100,rep(1,101),col='black');
  }else{
    lines(1:length(vali),vali,type='b',pch=20,col=colors[(i %% length(colors))])
  }
}




# parameters
# Do not modify the variables beginning with "__"
targetmat=list(c(944.9238952913302,874.0126722468333),c(1719.2717165443685,1637.701164266156),c(806.4363896364792,802.9148672113265),c(787.0143614043966,587.1698036553059),c(1076.6559128654567,935.303883484339),c(1392.474980639324,1158.4038923888604),c(2160.9117498217283,1984.609419870439),c(1310.5646876605401,1202.5335644798645),c(882.4356305446291,670.5258509383139),c(1160.2550778644215,1022.3374034415974))
targetgene="CCR5"
collabel=c("S13_MNSC502_F5","S14_MNSC502_F6")

# set up color using RColorBrewer
#library(RColorBrewer)
#colors <- brewer.pal(length(targetgenelist), "Set1")

colors=c( "#E41A1C", "#377EB8", "#4DAF4A", "#984EA3", "#FF7F00",  "#A65628", "#F781BF",
          "#999999", "#66C2A5", "#FC8D62", "#8DA0CB", "#E78AC3", "#A6D854", "#FFD92F", "#E5C494", "#B3B3B3", 
          "#8DD3C7", "#FFFFB3", "#BEBADA", "#FB8072", "#80B1D3", "#FDB462", "#B3DE69", "#FCCDE5",
          "#D9D9D9", "#BC80BD", "#CCEBC5", "#FFED6F")


## code

targetmatvec=unlist(targetmat)+1
yrange=range(targetmatvec[targetmatvec>0]);
# yrange[1]=1; # set the minimum value to 1
for(i in 1:length(targetmat)){
  vali=targetmat[[i]]+1;
  if(i==1){
    plot(1:length(vali),vali,type='b',las=1,pch=20,main=paste('sgRNAs in',targetgene),ylab='Read counts',xlab='Samples',xlim=c(0.7,length(vali)+0.3),ylim = yrange,col=colors[(i %% length(colors))],xaxt='n',log='y')
    axis(1,at=1:length(vali),labels=(collabel),las=2)
    # lines(0:100,rep(1,101),col='black');
  }else{
    lines(1:length(vali),vali,type='b',pch=20,col=colors[(i %% length(colors))])
  }
}




# parameters
# Do not modify the variables beginning with "__"
targetmat=list(c(1252.298602964292,1060.337954408851),c(1753.8935929580812,1608.2813828721532),c(1514.0737660923637,1268.7280726163708),c(718.6150445870617,647.2351906680617),c(2188.7781381547165,1847.317106698426),c(1113.811097309441,952.4654226308407))
targetgene="KRT20"
collabel=c("S13_MNSC502_F5","S14_MNSC502_F6")

# set up color using RColorBrewer
#library(RColorBrewer)
#colors <- brewer.pal(length(targetgenelist), "Set1")

colors=c( "#E41A1C", "#377EB8", "#4DAF4A", "#984EA3", "#FF7F00",  "#A65628", "#F781BF",
          "#999999", "#66C2A5", "#FC8D62", "#8DA0CB", "#E78AC3", "#A6D854", "#FFD92F", "#E5C494", "#B3B3B3", 
          "#8DD3C7", "#FFFFB3", "#BEBADA", "#FB8072", "#80B1D3", "#FDB462", "#B3DE69", "#FCCDE5",
          "#D9D9D9", "#BC80BD", "#CCEBC5", "#FFED6F")


## code

targetmatvec=unlist(targetmat)+1
yrange=range(targetmatvec[targetmatvec>0]);
# yrange[1]=1; # set the minimum value to 1
for(i in 1:length(targetmat)){
  vali=targetmat[[i]]+1;
  if(i==1){
    plot(1:length(vali),vali,type='b',las=1,pch=20,main=paste('sgRNAs in',targetgene),ylab='Read counts',xlab='Samples',xlim=c(0.7,length(vali)+0.3),ylim = yrange,col=colors[(i %% length(colors))],xaxt='n',log='y')
    axis(1,at=1:length(vali),labels=(collabel),las=2)
    # lines(0:100,rep(1,101),col='black');
  }else{
    lines(1:length(vali),vali,type='b',pch=20,col=colors[(i %% length(colors))])
  }
}




# parameters
# Do not modify the variables beginning with "__"
targetmat=list(c(1198.2546983184964,1038.2731183633489),c(1210.9212384698549,979.4335555753433),c(3772.9400930845964,3406.5655205805747),c(672.1710640320812,547.9434284633022),c(1257.3652190248354,1071.3703724316022),c(2587.351934917458,1966.2220564991874),c(1319.0090477614458,1234.4049943233676),c(1370.5196443769696,1160.8555408383606),c(1196.5658262983154,1130.2099352196076),c(2117.84551330711,1701.444023953162))
targetgene="CTRL"
collabel=c("S13_MNSC502_F5","S14_MNSC502_F6")

# set up color using RColorBrewer
#library(RColorBrewer)
#colors <- brewer.pal(length(targetgenelist), "Set1")

colors=c( "#E41A1C", "#377EB8", "#4DAF4A", "#984EA3", "#FF7F00",  "#A65628", "#F781BF",
          "#999999", "#66C2A5", "#FC8D62", "#8DA0CB", "#E78AC3", "#A6D854", "#FFD92F", "#E5C494", "#B3B3B3", 
          "#8DD3C7", "#FFFFB3", "#BEBADA", "#FB8072", "#80B1D3", "#FDB462", "#B3DE69", "#FCCDE5",
          "#D9D9D9", "#BC80BD", "#CCEBC5", "#FFED6F")


## code

targetmatvec=unlist(targetmat)+1
yrange=range(targetmatvec[targetmatvec>0]);
# yrange[1]=1; # set the minimum value to 1
for(i in 1:length(targetmat)){
  vali=targetmat[[i]]+1;
  if(i==1){
    plot(1:length(vali),vali,type='b',las=1,pch=20,main=paste('sgRNAs in',targetgene),ylab='Read counts',xlab='Samples',xlim=c(0.7,length(vali)+0.3),ylim = yrange,col=colors[(i %% length(colors))],xaxt='n',log='y')
    axis(1,at=1:length(vali),labels=(collabel),las=2)
    # lines(0:100,rep(1,101),col='black');
  }else{
    lines(1:length(vali),vali,type='b',pch=20,col=colors[(i %% length(colors))])
  }
}




# parameters
# Do not modify the variables beginning with "__"
targetmat=list(c(1395.8527246796862,1206.2110371541148),c(1990.3356757834363,1783.5742470114199),c(1422.874677002584,1158.4038923888604),c(2191.311446184988,1895.1242514636806),c(1211.7656744799453,916.9165201130874),c(3125.2576733451415,2651.4577981345024))
targetgene="PROM1"
collabel=c("S13_MNSC502_F5","S14_MNSC502_F6")

# set up color using RColorBrewer
#library(RColorBrewer)
#colors <- brewer.pal(length(targetgenelist), "Set1")

colors=c( "#E41A1C", "#377EB8", "#4DAF4A", "#984EA3", "#FF7F00",  "#A65628", "#F781BF",
          "#999999", "#66C2A5", "#FC8D62", "#8DA0CB", "#E78AC3", "#A6D854", "#FFD92F", "#E5C494", "#B3B3B3", 
          "#8DD3C7", "#FFFFB3", "#BEBADA", "#FB8072", "#80B1D3", "#FDB462", "#B3DE69", "#FCCDE5",
          "#D9D9D9", "#BC80BD", "#CCEBC5", "#FFED6F")


## code

targetmatvec=unlist(targetmat)+1
yrange=range(targetmatvec[targetmatvec>0]);
# yrange[1]=1; # set the minimum value to 1
for(i in 1:length(targetmat)){
  vali=targetmat[[i]]+1;
  if(i==1){
    plot(1:length(vali),vali,type='b',las=1,pch=20,main=paste('sgRNAs in',targetgene),ylab='Read counts',xlab='Samples',xlim=c(0.7,length(vali)+0.3),ylim = yrange,col=colors[(i %% length(colors))],xaxt='n',log='y')
    axis(1,at=1:length(vali),labels=(collabel),las=2)
    # lines(0:100,rep(1,101),col='black');
  }else{
    lines(1:length(vali),vali,type='b',pch=20,col=colors[(i %% length(colors))])
  }
}




# parameters
# Do not modify the variables beginning with "__"
targetmat=list(c(4353.912068026898,3755.9254246343576),c(1893.2255346230227,1728.4121568976645),c(1982.7357516926213,1559.2484138821485),c(1606.9617272023247,1231.9533458738674),c(1229.498830691847,1030.9181730148482),c(2142.334157599736,1909.834142160682),c(2105.178973155752,1597.2489648494022),c(1154.3440257937878,972.0786102268426),c(557.3277666597658,453.5549631575432),c(1606.1172911922342,1398.6654404398832))
targetgene="ROSA26"
collabel=c("S13_MNSC502_F5","S14_MNSC502_F6")

# set up color using RColorBrewer
#library(RColorBrewer)
#colors <- brewer.pal(length(targetgenelist), "Set1")

colors=c( "#E41A1C", "#377EB8", "#4DAF4A", "#984EA3", "#FF7F00",  "#A65628", "#F781BF",
          "#999999", "#66C2A5", "#FC8D62", "#8DA0CB", "#E78AC3", "#A6D854", "#FFD92F", "#E5C494", "#B3B3B3", 
          "#8DD3C7", "#FFFFB3", "#BEBADA", "#FB8072", "#80B1D3", "#FDB462", "#B3DE69", "#FCCDE5",
          "#D9D9D9", "#BC80BD", "#CCEBC5", "#FFED6F")


## code

targetmatvec=unlist(targetmat)+1
yrange=range(targetmatvec[targetmatvec>0]);
# yrange[1]=1; # set the minimum value to 1
for(i in 1:length(targetmat)){
  vali=targetmat[[i]]+1;
  if(i==1){
    plot(1:length(vali),vali,type='b',las=1,pch=20,main=paste('sgRNAs in',targetgene),ylab='Read counts',xlab='Samples',xlim=c(0.7,length(vali)+0.3),ylim = yrange,col=colors[(i %% length(colors))],xaxt='n',log='y')
    axis(1,at=1:length(vali),labels=(collabel),las=2)
    # lines(0:100,rep(1,101),col='black');
  }else{
    lines(1:length(vali),vali,type='b',pch=20,col=colors[(i %% length(colors))])
  }
}




# parameters
# Do not modify the variables beginning with "__"
targetmat=list(c(1701.538560332467,1364.3423621468799),c(1149.2774097332444,741.6236559738206),c(1042.034036451744,878.9159691458337),c(2165.9783658822716,1456.2791790031388),c(2938.637315115129,2238.355034393713),c(983.7679517554957,708.5264019055675))
targetgene="LRIG1"
collabel=c("S13_MNSC502_F5","S14_MNSC502_F6")

# set up color using RColorBrewer
#library(RColorBrewer)
#colors <- brewer.pal(length(targetgenelist), "Set1")

colors=c( "#E41A1C", "#377EB8", "#4DAF4A", "#984EA3", "#FF7F00",  "#A65628", "#F781BF",
          "#999999", "#66C2A5", "#FC8D62", "#8DA0CB", "#E78AC3", "#A6D854", "#FFD92F", "#E5C494", "#B3B3B3", 
          "#8DD3C7", "#FFFFB3", "#BEBADA", "#FB8072", "#80B1D3", "#FDB462", "#B3DE69", "#FCCDE5",
          "#D9D9D9", "#BC80BD", "#CCEBC5", "#FFED6F")


## code

targetmatvec=unlist(targetmat)+1
yrange=range(targetmatvec[targetmatvec>0]);
# yrange[1]=1; # set the minimum value to 1
for(i in 1:length(targetmat)){
  vali=targetmat[[i]]+1;
  if(i==1){
    plot(1:length(vali),vali,type='b',las=1,pch=20,main=paste('sgRNAs in',targetgene),ylab='Read counts',xlab='Samples',xlim=c(0.7,length(vali)+0.3),ylim = yrange,col=colors[(i %% length(colors))],xaxt='n',log='y')
    axis(1,at=1:length(vali),labels=(collabel),las=2)
    # lines(0:100,rep(1,101),col='black');
  }else{
    lines(1:length(vali),vali,type='b',pch=20,col=colors[(i %% length(colors))])
  }
}



dev.off()
Sweave("S2A_c0_t1_summary.Rnw");
library(tools);

texi2dvi("S2A_c0_t1_summary.tex",pdf=TRUE);
